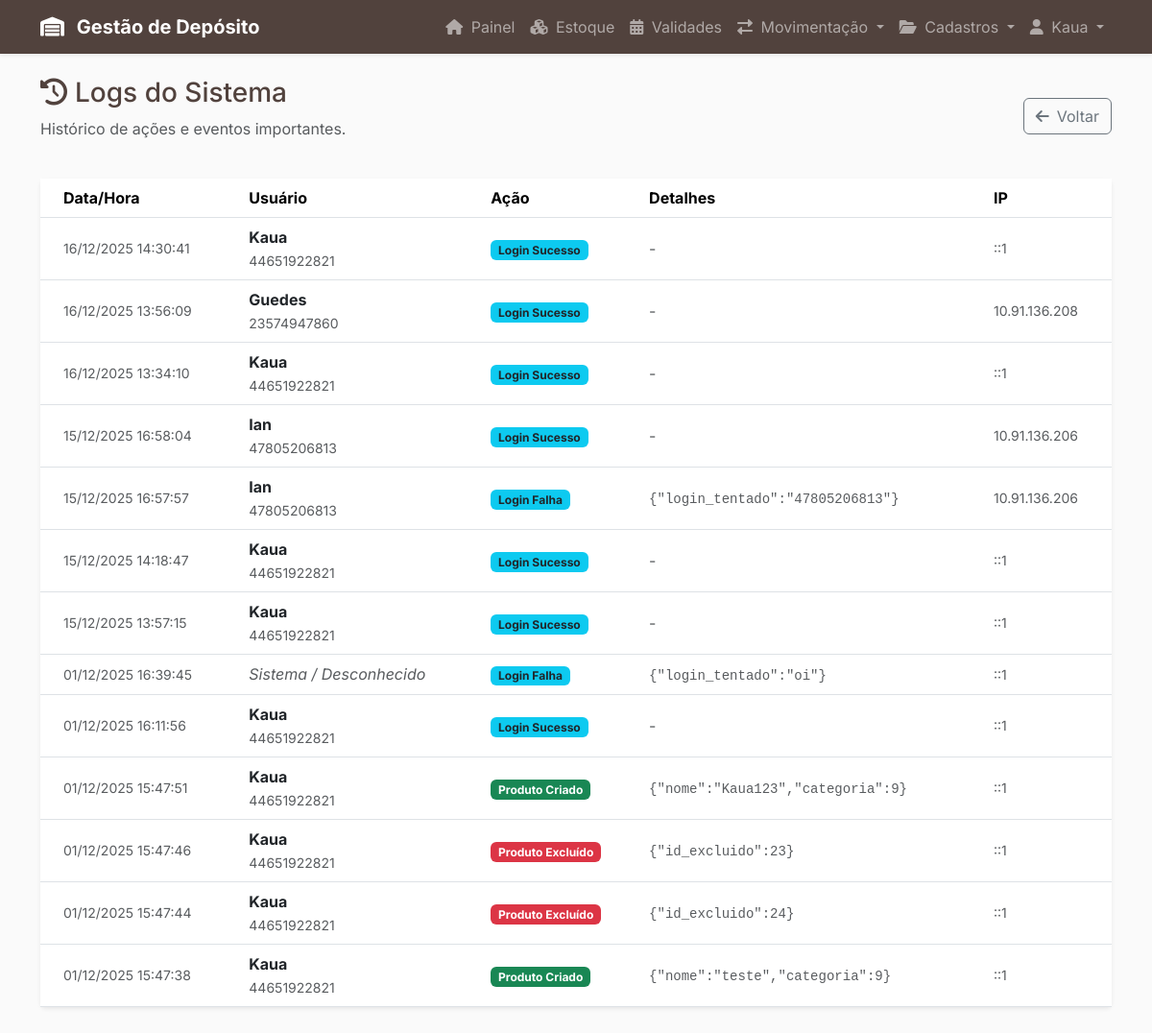
Page /admin/logs.php (signed in) on the committed database.
### tables this page shows
CREATE TABLE `logs` (
  `id` int(11) NOT NULL,
  `id_usuario` int(11) DEFAULT NULL,
  `acao` varchar(255) NOT NULL,
  `detalhes` text DEFAULT NULL,
  `ip` varchar(45) DEFAULT NULL,
  `data_hora` datetime DEFAULT current_timestamp()
);

CREATE TABLE `usuarios` (
  `id` int(11) NOT NULL,
  `nome` varchar(150) NOT NULL,
  `login` varchar(50) NOT NULL,
  `hash_senha` varchar(255) NOT NULL COMMENT 'NUNCA guarde senhas em texto puro',
  `cargo` varchar(50) DEFAULT NULL COMMENT 'Ex: Estoquista, Vendedor, Gerente'
);

### src/logger.php (called while the page is built, shortened)
<?php
function listarLogs($limite = 50) {
    $conn = getDBConnection();
    $sql = "SELECT l.*, u.nome as usuario_nome, u.login as usuario_login
            FROM Logs l
            LEFT JOIN Usuarios u ON l.id_usuario = u.id
            ORDER BY l.data_hora DESC
            LIMIT ?";
    $stmt = mysqli_prepare($conn, $sql);
    mysqli_stmt_bind_param($stmt, "i", $limite);
    mysqli_stmt_execute($stmt);
    $res = mysqli_stmt_get_result($stmt);
    $logs = [];
    while ($row = mysqli_fetch_assoc($res)) {
        $logs[] = $row;
    }
    return $logs;
}
?>

### public/admin/logs.php (the view, shortened to what this page needs)
<?php
include '../../templates/header.php';
require_once '../../src/logger.php';
$logs = listarLogs(100);
?>
<div class="container mt-4">
    <div class="d-flex justify-content-between align-items-center mb-4">
        <div>
            <h1 class="h3 text-marrom-escuro"><i class="fas fa-history me-2"></i>Logs do Sistema</h1>
            <p class="text-muted">Histórico de ações e eventos importantes.</p>
        </div>
        <a href="index.php" class="btn btn-outline-secondary">
            <i class="fas fa-arrow-left me-2"></i>Voltar
        </a>
    </div>
    <div class="card shadow-sm border-0">
        <div class="card-body p-0">
            <div class="table-responsive">
                <table class="table table-hover align-middle mb-0">
                    <thead class="bg-light">
                        <tr>
                            <th class="ps-4">Data/Hora</th>
                            <th>Usuário</th>
                            <th>Ação</th>
                            <th>Detalhes</th>
                            <th>IP</th>
                        </tr>
                    </thead>
                    <tbody>
                        <?php if (!empty($logs)): ?>
                            <?php foreach ($logs as $log): ?>
                                <tr>
                                    <td class="ps-4 text-nowrap text-muted small">
                                        <?php echo date('d/m/Y H:i:s', strtotime($log['data_hora'])); ?>
                                    </td>
                                    <td>
                                        <?php if ($log['usuario_nome']): ?>
                                            <span class="fw-bold text-dark"><?php echo htmlspecialchars($log['usuario_nome']); ?></span>
                                            <br><small class="text-muted"><?php echo htmlspecialchars($log['usuario_login']); ?></small>
                                        <?php else: ?>
                                            <span class="text-muted fst-italic">Sistema / Desconhecido</span>
                                        <?php endif; ?>
                                    </td>
                                    <td>
                                        <?php
                                            $badgeClass = 'bg-secondary';
                                            if (stripos($log['acao'], 'Login') !== false) $badgeClass = 'bg-info text-dark';
                                            if (stripos($log['acao'], 'Criado') !== false) $badgeClass = 'bg-success';
                                            if (stripos($log['acao'], 'Excluído') !== false) $badgeClass = 'bg-danger';
                                        ?>
                                        <span class="badge <?php echo $badgeClass; ?>"><?php echo htmlspecialchars($log['acao']); ?></span>
                                    </td>
                                    <td>
                                        <?php if ($log['detalhes']): ?>
                                            <code class="small text-muted"><?php echo htmlspecialchars($log['detalhes']); ?></code>
                                        <?php else: ?>
                                            <span class="text-muted">-</span>
                                        <?php endif; ?>
                                    </td>
                                    <td class="text-muted small"><?php echo htmlspecialchars($log['ip']); ?></td>
                                </tr>
                            <?php endforeach; ?>
                        <?php else: ?>
                            <tr>
                                <td colspan="5" class="text-center py-4 text-muted">Nenhum registro encontrado.</td>
                            </tr>
                        <?php endif; ?>
                    </tbody>
                </table>
            </div>
        </div>
    </div>
</div>
<?php include '../../templates/footer.php'; ?>

### templates/header.php (style rules this page uses)
body { font-family: 'Inter', sans-serif; background-color: #FAFAFA; }
.text-marrom-escuro { color: #51423D; }

### rows in the picture
logs: data_hora "16/12/2025 14:30:41", id_usuario.nome "Kaua", id_usuario.login "44651922821", acao "Login Sucesso", ip "::1"
logs: data_hora "16/12/2025 13:56:09", id_usuario.nome "Guedes", id_usuario.login "23574947860", acao "Login Sucesso", ip "10.91.136.208"
logs: data_hora "16/12/2025 13:34:10", id_usuario.nome "Kaua", id_usuario.login "44651922821", acao "Login Sucesso", ip "::1"
logs: data_hora "15/12/2025 16:58:04", id_usuario.nome "Ian", id_usuario.login "47805206813", acao "Login Sucesso", ip "10.91.136.206"
logs: data_hora "15/12/2025 16:57:57", id_usuario.nome "Ian", id_usuario.login "47805206813", acao "Login Falha", detalhes "{\"login_tentado\":\"47805206813\"}", ip "10.91.136.206"
logs: data_hora "15/12/2025 14:18:47", id_usuario.nome "Kaua", id_usuario.login "44651922821", acao "Login Sucesso", ip "::1"
logs: data_hora "15/12/2025 13:57:15", id_usuario.nome "Kaua", id_usuario.login "44651922821", acao "Login Sucesso", ip "::1"
logs: data_hora "01/12/2025 16:39:45", shows "Sistema / Desconhecido", acao "Login Falha", detalhes "{\"login_tentado\":\"oi\"}", ip "::1"
logs: data_hora "01/12/2025 16:11:56", id_usuario.nome "Kaua", id_usuario.login "44651922821", acao "Login Sucesso", ip "::1"
logs: data_hora "01/12/2025 15:47:51", id_usuario.nome "Kaua", id_usuario.login "44651922821", acao "Produto Criado", detalhes "{\"nome\":\"Kaua123\",\"categoria\":9}", ip "::1"
logs: data_hora "01/12/2025 15:47:46", id_usuario.nome "Kaua", id_usuario.login "44651922821", acao "Produto Excluído", detalhes "{\"id_excluido\":23}", ip "::1"
logs: data_hora "01/12/2025 15:47:44", id_usuario.nome "Kaua", id_usuario.login "44651922821", acao "Produto Excluído", detalhes "{\"id_excluido\":24}", ip "::1"
logs: data_hora "01/12/2025 15:47:38", id_usuario.nome "Kaua", id_usuario.login "44651922821", acao "Produto Criado", detalhes "{\"nome\":\"teste\",\"categoria\":9}", ip "::1"

### other values in the picture
$_SESSION['user_name'] "Kaua"
